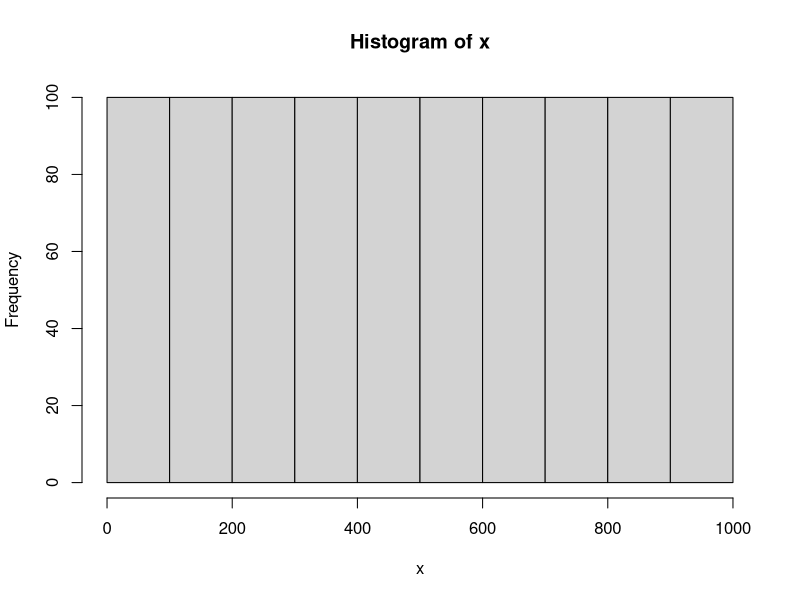
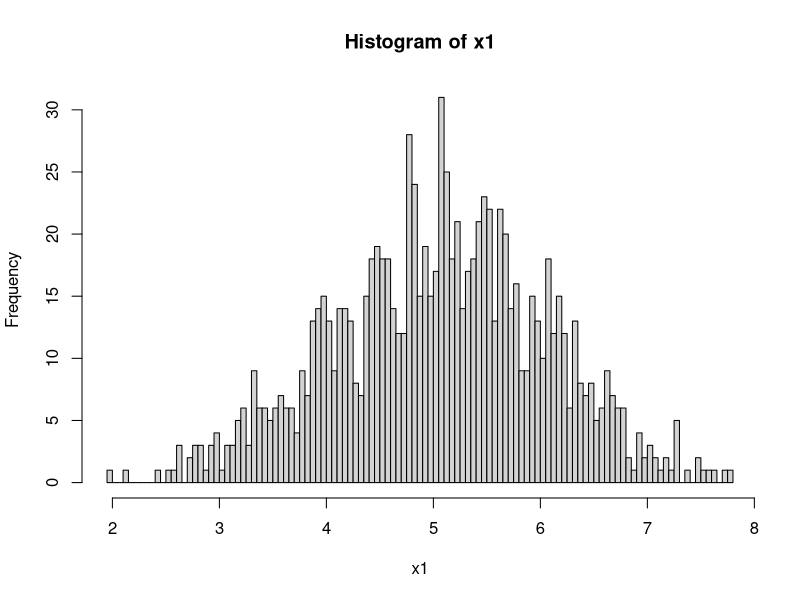

These figures' R source, in order:

################################################################################
#    &&&....&&&    % Learning R Course in Summer of 2022                       #
#  &&&&&&..&&&&&&  % Teacher: Bo Li, Mingwei Liu                               #
#  &&&&&&&&&&&&&&  % Date: Jul. 05th, 2022                                     #
#   &&&&&&&&&&&&   %                                                           #
#     &&&&&&&&     % Environment: R version 4.1.1;                             #
#       &&&&       % Platform: x86_64-w64-mingw32/x64 (64-bit)                 #
#        &         %                                                           #
################################################################################

################################################################################
### code chunk number 05: Installing & Running R Language.
################################################################################

### ****************************************************************************
### Step-01. About working directory in R. 

# For windows, work directory. 

pri.dir <- getwd()

setwd("D:/00-GitHub/LRC/tmp/")

### End of Step-01.
### ****************************************************************************

### ****************************************************************************
### Step-02. mean(), median(). 

# 1) Mean. 

x <- c(1:10)

av <- mean(x)

print(av)

x[3] <- NA

print(x)

av1 <- mean(x, na.rm = TRUE)

print(av1)

?mean # remove

# 2) Median. 

mv <- median(x)

print(mv)

# 3) fivenum

x <- 1:10

fivenum(x)

summary(x)

# 4) var, sd

var(x)

x1 <- var(x)

x1^0.5

sd(x)

# 5) data distribution

x <- 1:1000

hist(x)

x1 <- rnorm(1000, mean = 5, sd = 1)

mean(x1); sd(x1); var(x1)

hist(x1, breaks = 100)

### End of Step-02.
### ****************************************************************************

### ****************************************************************************
### Step-03. Skewness and kurtosis. 

# 1) Installing the related R package. 

install.packages("fBasics")

# 2) Computing the statistics.


### End of Step-03.
### ****************************************************************************

### ****************************************************************************
### Step-04. Reading and writing xlsx format files. 

# 1) Reading the xlsx files. 


# 2) Writing the xlsx files. 


### End of Step-04.
### ****************************************************************************

### ****************************************************************************
### Step-05. Reading and writing XML format files. 

# 1) Reading the XML files. 


# 2) Writing the XML files. 

### End of Step-05.
### ****************************************************************************

### ****************************************************************************
### Step-06. Reading and writing json format files. 

# 1) Reading the json files. 


# 2) Writing the json files. 

### End of Step-06.
### ****************************************************************************

################################################################################
### End of chunk-01.
################################################################################
